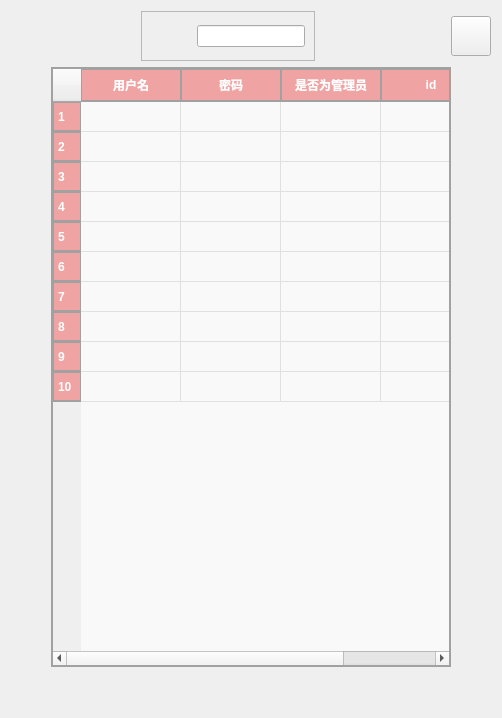
           <widget class="QWidget" name="page_1">
            <property name="contextMenuPolicy">
             <enum>Qt::CustomContextMenu</enum>
            </property>
            <layout class="QVBoxLayout" name="verticalLayout_5">
             <item>
              <layout class="QHBoxLayout" name="horizontalLayout_9">
               <item>
                <spacer name="horizontalSpacer_10">
                 <property name="orientation">
                  <enum>Qt::Horizontal</enum>
                 </property>
                 <property name="sizeHint" stdset="0">
                  <size>
                   <width>40</width>
                   <height>20</height>
                  </size>
                 </property>
                </spacer>
               </item>
               <item>
                <widget class="QFrame" name="frame_user_name">
                 <property name="frameShape">
                  <enum>QFrame::StyledPanel</enum>
                 </property>
                 <property name="frameShadow">
                  <enum>QFrame::Raised</enum>
                 </property>
                 <layout class="QGridLayout" name="gridLayout_4">
                  <item row="0" column="0">
                   <layout class="QHBoxLayout" name="horizontalLayout_11">
                    <item>
                     <spacer name="horizontalSpacer_21">
                      <property name="orientation">
                       <enum>Qt::Horizontal</enum>
                      </property>
                      <property name="sizeType">
                       <enum>QSizePolicy::Fixed</enum>
                      </property>
                      <property name="sizeHint" stdset="0">
                       <size>
                        <width>10</width>
                        <height>20</height>
                       </size>
                      </property>
                     </spacer>
                    </item>
                    <item>
                     <widget class="QLabel" name="label_user_name">
                      <property name="sizePolicy">
                       <sizepolicy hsizetype="Fixed" vsizetype="Fixed">
                        <horstretch>0</horstretch>
                        <verstretch>0</verstretch>
                       </sizepolicy>
                      </property>
                      <property name="minimumSize">
                       <size>
                        <width>30</width>
                        <height>30</height>
                       </size>
                      </property>
                      <property name="maximumSize">
                       <size>
                        <width>30</width>
                        <height>30</height>
                       </size>
                      </property>
                      <property name="styleSheet">
                       <string notr="true">border-image: url(:/image/user_name.png);</string>
                      </property>
                      <property name="text">
                       <string/>
                      </property>
                     </widget>
                    </item>
                    <item>
                     <widget class="QLineEdit" name="user_name"/>
                    </item>
                   </layout>
                  </item>
                 </layout>
                </widget>
               </item>
               <item>
                <spacer name="horizontalSpacer_13">
                 <property name="orientation">
                  <enum>Qt::Horizontal</enum>
                 </property>
                 <property name="sizeHint" stdset="0">
                  <size>
                   <width>40</width>
                   <height>20</height>
                  </size>
                 </property>
                </spacer>
               </item>
               <item>
                <widget class="QPushButton" name="Btn_refresh_user">
                 <property name="sizePolicy">
                  <sizepolicy hsizetype="Fixed" vsizetype="Fixed">
                   <horstretch>0</horstretch>
                   <verstretch>0</verstretch>
                  </sizepolicy>
                 </property>
                 <property name="minimumSize">
                  <size>
                   <width>40</width>
                   <height>40</height>
                  </size>
                 </property>
                 <property name="maximumSize">
                  <size>
                   <width>40</width>
                   <height>40</height>
                  </size>
                 </property>
                 <property name="text">
                  <string/>
                 </property>
                 <property name="icon">
                  <iconset>
                   <normaloff>../image/刷新.png</normaloff>../image/刷新.png</iconset>
                 </property>
                 <property name="iconSize">
                  <size>
                   <width>32</width>
                   <height>32</height>
                  </size>
                 </property>
                </widget>
               </item>
              </layout>
             </item>
             <item>
              <layout class="QHBoxLayout" name="horizontalLayout_10">
               <item>
                <spacer name="horizontalSpacer_11">
                 <property name="orientation">
                  <enum>Qt::Horizontal</enum>
                 </property>
                 <property name="sizeType">
                  <enum>QSizePolicy::Fixed</enum>
                 </property>
                 <property name="sizeHint" stdset="0">
                  <size>
                   <width>40</width>
                   <height>20</height>
                  </size>
                 </property>
                </spacer>
               </item>
               <item>
                <widget class="QTableWidget" name="table_user">
                 <property name="sizePolicy">
                  <sizepolicy hsizetype="Expanding" vsizetype="Expanding">
                   <horstretch>0</horstretch>
                   <verstretch>0</verstretch>
                  </sizepolicy>
                 </property>
                 <property name="minimumSize">
                  <size>
                   <width>400</width>
                   <height>600</height>
                  </size>
                 </property>
                 <property name="maximumSize">
                  <size>
                   <width>2000</width>
                   <height>1000</height>
                  </size>
                 </property>
                 <property name="styleSheet">
                  <string notr="true">#table_feedback{ background-color: rgb(37,85,177); }

/* 设置表格的基本样式 */  
QTableView {  
border-image:url(:/res/pic/background-1.png);
    background-color: #f9f9f9; /* 背景色 */  
    border: 2px solid #a1a1a1; /* 边框 */  
    gridline-color: #e0e0e0; /* 网格线颜色 */  
    selection-background-color: #88d8b0; /* 选中项背景色 */  
    selection-color: #ffffff; /* 选中项文字颜色 */  
}  
  
/* 设置表头样式 */  
QHeaderView::section {  
    background-color: #f0a3a3; /* 背景色 */  
    color: #ffffff; /* 文字颜色 */  
    border: 1px solid #a1a1a1; /* 边框 */  
    border-bottom: 2px solid #a1a1a1; /* 底边框加粗 */  
    padding: 4px; /* 内边距 */  
    font-weight: bold; /* 字体加粗 */  
}  
  
/* 设置表格项的样式 */  
QTableView::item {  
    border: none; /* 无边框 */  
    padding: 4px; /* 内边距 */  
	background-color: transparent; 
}  
  
/* 奇数行样式 */  
QTableView::item:nth-child(odd) {  
    background-color: #e9e9e9; /* 奇数行背景色 */  
}  
  
/* 偶数行样式 */  
QTableView::item:nth-child(even) {  
    background-color: #f5f5f5; /* 偶数行背景色 */  
}  
  
/* 鼠标悬停时的样式 */  
QTableView::item:hover {  
    background-color: #c8e6c9; /* 鼠标悬停时的背景色 */  
}  
  
/* 选中项的样式（当与selection-background-color不同时使用）*/  
QTableView::item:selected {  
    background-color: #a5d6a7; /* 选中项背景色 */  
}  
  
/* 自定义滚动条样式 */  
QScrollBar:vertical {  
    border: none; /* 无边框 */  
    background: #f0f0f0; /* 背景色 */  
    width: 15px; /* 宽度 */  
    margin: 0px 0px 0px 0px; /* 边距 */  
}  
  
QScrollBar::handle:vertical {  
    background: #a8a8a8; /* 滑块背景色 */  
    min-height: 20px; /* 最小高度 */  
}  
  
QScrollBar::add-line:vertical {  
    border: none; /* 无边框 */  
    background: none; /* 无背景 */  
    height: 0px; /* 高度 */  
    subcontrol-position: bottom; /* 位置 */  
    subcontrol-origin: margin; /* 起始位置 */  
}  
  
QScrollBar::sub-line:vertical {  
    border: none; /* 无边框 */  
    background: none; /* 无背景 */  
    height: 0px; /* 高度 */  
    subcontrol-position: top; /* 位置 */  
    subcontrol-origin: margin; /* 起始位置 */  
}  
  
QScrollBar::up-arrow:vertical, QScrollBar::down-arrow:vertical {  
    border: none; /* 无边框 */  
    background: none; /* 无背景 */  
    height: 0px; /* 高度 */  
}  
  
QScrollBar::add-page:vertical, QScrollBar::sub-page:vertical {  
    background: none; /* 无背景 */  
}

</string>
                 </property>
                 <property name="editTriggers">
                  <set>QAbstractItemView::DoubleClicked</set>
                 </property>
                 <property name="rowCount">
                  <number>10</number>
                 </property>
                 <property name="columnCount">
                  <number>4</number>
                 </property>
                 <attribute name="horizontalHeaderStretchLastSection">
                  <bool>true</bool>
                 </attribute>
                 <row/>
                 <row/>
                 <row/>
                 <row/>
                 <row/>
                 <row/>
                 <row/>
                 <row/>
                 <row/>
                 <row/>
                 <column>
                  <property name="text">
                   <string>用户名</string>
                  </property>
                 </column>
                 <column>
                  <property name="text">
                   <string>密码</string>
                  </property>
                 </column>
                 <column>
                  <property name="text">
                   <string>是否为管理员</string>
                  </property>
                 </column>
                 <column>
                  <property name="text">
                   <string>id</string>
                  </property>
                 </column>
                </widget>
               </item>
               <item>
                <spacer name="horizontalSpacer_12">
                 <property name="orientation">
                  <enum>Qt::Horizontal</enum>
                 </property>
                 <property name="sizeType">
                  <enum>QSizePolicy::Fixed</enum>
                 </property>
                 <property name="sizeHint" stdset="0">
                  <size>
                   <width>40</width>
                   <height>20</height>
                  </size>
                 </property>
                </spacer>
               </item>
              </layout>
             </item>
             <item>
              <spacer name="verticalSpacer_5">
               <property name="orientation">
                <enum>Qt::Vertical</enum>
               </property>
               <property name="sizeType">
                <enum>QSizePolicy::Fixed</enum>
               </property>
               <property name="sizeHint" stdset="0">
                <size>
                 <width>20</width>
                 <height>40</height>
                </size>
               </property>
              </spacer>
             </item>
            </layout>
           </widget>
